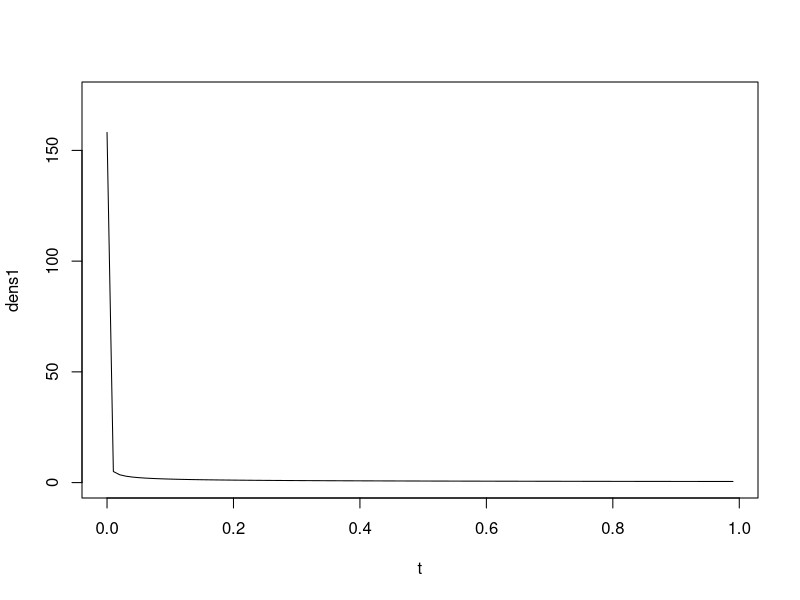

Generate this figure with R:
t <- seq(0.00001,0.99999,.01)
dens1 <- dbeta(t,0.5,1)# * (dbinom(0,10,t) + dbinom(1,10,t) + dbinom(2,10,t))
#dens2 <- t^3 * (1-t)^13 + 10* t^4 * (1-t)^12 + 45*t^5 * (1-t)^11

plot (t, dens1, ylim=c(0,1.1*max(dens1)), type="l", cex=2)
#plot (t, dens2, ylim=c(0,1.1*max(dens2)), type="l", cex=2)

y1 = 0.5
d = 0.3*dnorm(y1,5,2) + 0.7*dchisq(y1,3)
n = 0.3*dnorm(y1,5,2)
n/d

pbinom(5,10,.5) - pbinom(4,10,.5)